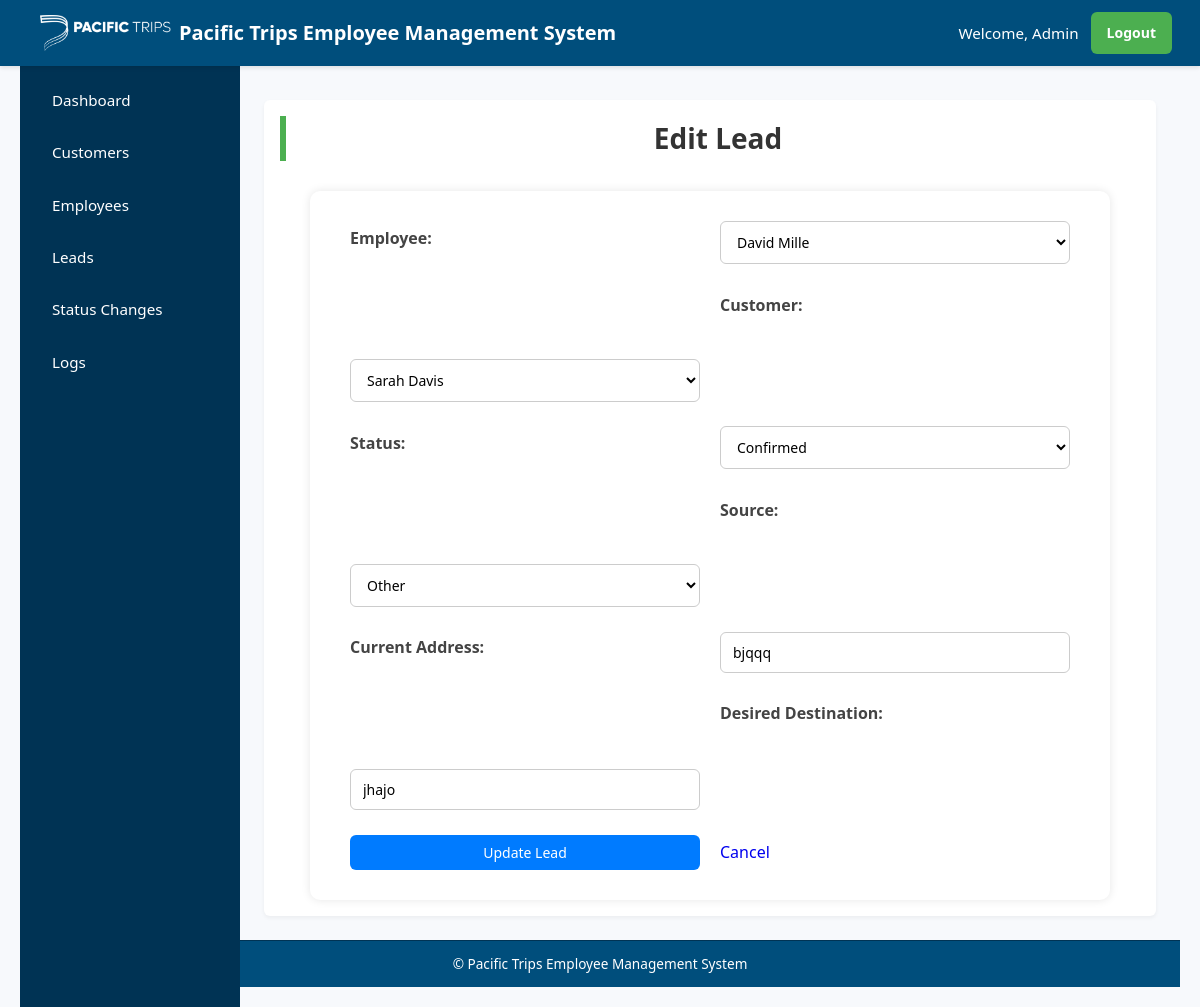
The page /leads/edit/292b31de (signed in) on the database as committed earlier.
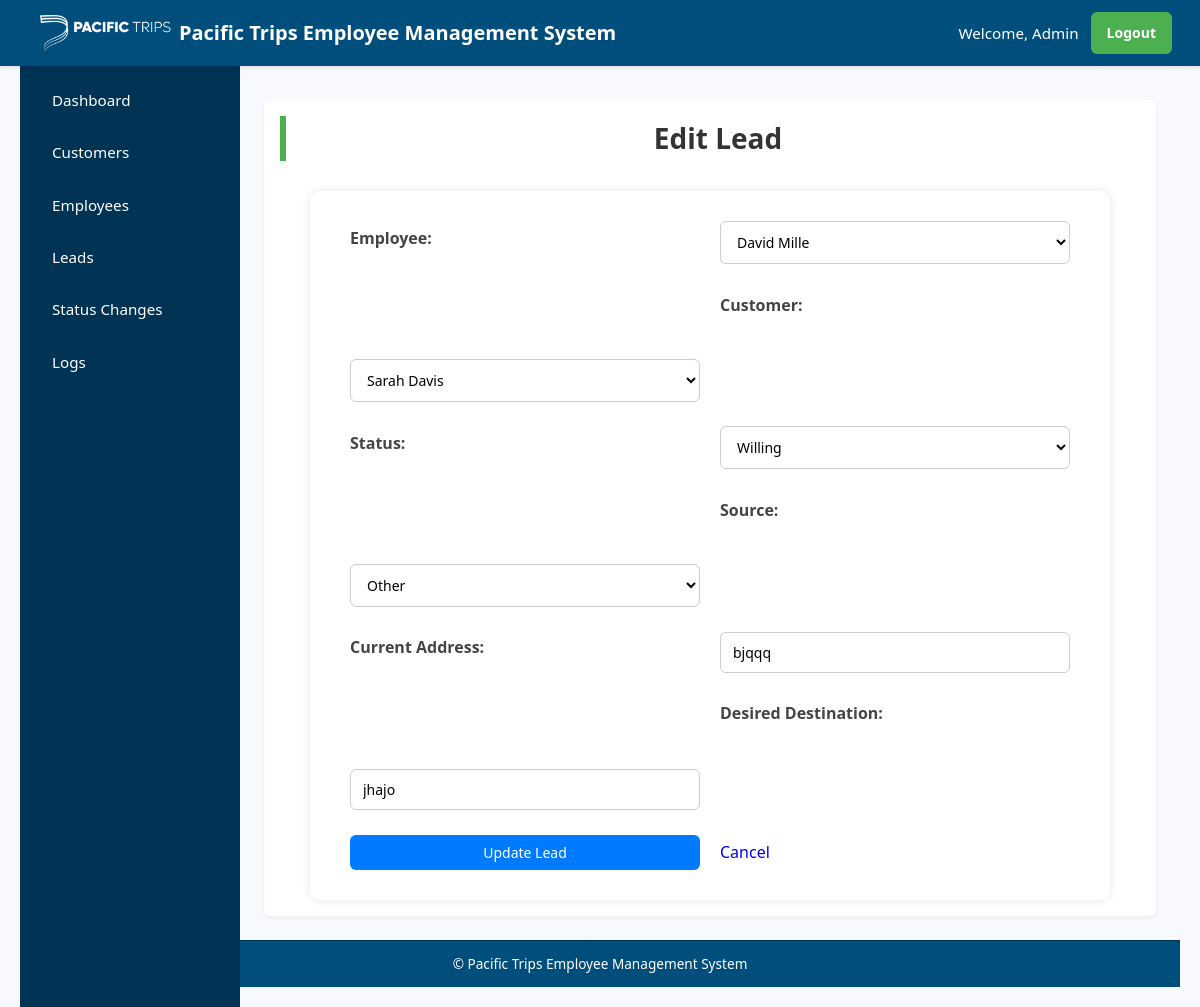
The same page on the database as committed later.
### tables this page shows
CREATE TABLE leads (
    employeeLeadId TEXT PRIMARY KEY,
    employeeId TEXT NOT NULL,
    employeeName TEXT NOT NULL,
    employeeContactNo TEXT NOT NULL,
    customerName TEXT NOT NULL,
    customerId TEXT NOT NULL,
    customerContactNo TEXT NOT NULL,
    currentAddress TEXT NOT NULL,
    desiredDestination TEXT NOT NULL,
    status TEXT NOT NULL CHECK (status IN ('Pending', 'Contacted', 'Lost', 'Willing', 'Paid', 'Refund', 'Confirmed')),
    source TEXT NOT NULL CHECK (source IN ('Facebook', 'WhatsApp', 'Reference', 'TikTok', 'Other')),
    createdAt TEXT DEFAULT CURRENT_TIMESTAMP,
    updatedAt TEXT DEFAULT CURRENT_TIMESTAMP, amountClosed REAL DEFAULT 0,
    FOREIGN KEY (employeeId) REFERENCES employees(empId),
    FOREIGN KEY (customerId) REFERENCES customers(customerId)
);

CREATE TABLE employees (
    empId TEXT PRIMARY KEY,
    empName TEXT NOT NULL,
    phoneNo TEXT,
    targetAmount REAL NOT NULL CHECK (targetAmount >= 0),
    achievedAmount REAL NOT NULL CHECK (achievedAmount >= 0),
    createdAt TEXT DEFAULT CURRENT_TIMESTAMP,
    updatedAt TEXT DEFAULT CURRENT_TIMESTAMP
);

CREATE TABLE customers (
    customerId TEXT PRIMARY KEY,
    customerName TEXT NOT NULL,
    phone TEXT NOT NULL,
    source TEXT NOT NULL,
    currentLocation TEXT NOT NULL,
    desiredDestination TEXT NOT NULL,
    dateOfArrival TEXT,
    createdAt TEXT DEFAULT CURRENT_TIMESTAMP,
    updatedAt TEXT DEFAULT CURRENT_TIMESTAMP
, status TEXT);

### app.py (the view)
    def wrap(*args, **kwargs):
        if 'user_id' not in session:
            flash('Please login first.', 'danger')
            return redirect(url_for('login'))
        if session.get('role') != 'admin':
            flash('Admin access required.', 'danger')
            return redirect(url_for('index'))
        return f(*args, **kwargs)

### app.py (called while the page is built)
def get_db_connection():
    conn = sqlite3.connect(DATABASE, timeout=10)
    conn.row_factory = sqlite3.Row
    conn.execute("PRAGMA journal_mode=WAL")
    return conn

def get_all_employees():
    with closing(get_db_connection()) as conn:
        with closing(conn.cursor()) as cursor:
            cursor.execute("SELECT empId, empName FROM employees")
            return cursor.fetchall()

def get_all_customers():
    with closing(get_db_connection()) as conn:
        with closing(conn.cursor()) as cursor:
            cursor.execute("SELECT customerId, customerName FROM customers")
            return cursor.fetchall()

def admin_required(f):
    def wrap(*args, **kwargs):
        if 'user_id' not in session:
            flash('Please login first.', 'danger')
            return redirect(url_for('login'))
        if session.get('role') != 'admin':
            flash('Admin access required.', 'danger')
            return redirect(url_for('index'))
        return f(*args, **kwargs)
    wrap.__name__ = f.__name__
    return wrap

### templates/edit_lead.html (shortened to what this page needs)
{% extends "base.html" %}
{% block content %}
<h2>Edit Lead</h2>
<form method="POST" id="leadForm">
    <label for="employeeId">Employee:</label>
    <select name="employeeId" required>
        {% for emp in employees %}
        <option value="{{ emp.empId }}" {% if emp.empId==lead.employeeId %}selected{% endif %}>
            {{ emp.empName }}
        </option>
        {% endfor %}
    </select><br><br>
    <label for="customerId">Customer:</label>
    <select name="customerId" required>
        {% for cust in customers %}
        <option value="{{ cust.customerId }}" {% if cust.customerId==lead.customerId %}selected{% endif %}>
            {{ cust.customerName }}
        </option>
        {% endfor %}
    </select><br><br>
    <label for="status">Status:</label>
    <select name="status" id="status" required onchange="checkStatusChange()">
        {% for s in ['Pending', 'Contacted', 'Lost', 'Willing', 'Paid', 'Refund', 'Confirmed'] %}
        <option value="{{ s }}" {% if s==lead.status %}selected{% endif %}>{{ s }}</option>
        {% endfor %}
    </select><br><br>
    <label for="source">Source:</label>
    <select name="source" required>
        {% for s in ['Facebook', 'WhatsApp', 'Reference', 'TikTok', 'Other'] %}
        <option value="{{ s }}" {% if s==lead.source %}selected{% endif %}>{{ s }}</option>
        {% endfor %}
    </select><br><br>
    <label for="currentAddress">Current Address:</label>
    <input type="text" name="currentAddress" value="{{ lead.currentAddress }}" required><br><br>
    <label for="desiredDestination">Desired Destination:</label>
    <input type="text" name="desiredDestination" value="{{ lead.desiredDestination }}" required><br><br>
    <button type="submit">Update Lead</button>
    <a href="{{ url_for('leads') }}">Cancel</a>
</form>
{% endblock %}

Rows that differ between the two databases and show on the page:
changed leads "Other": status "Confirmed" → "Willing"
